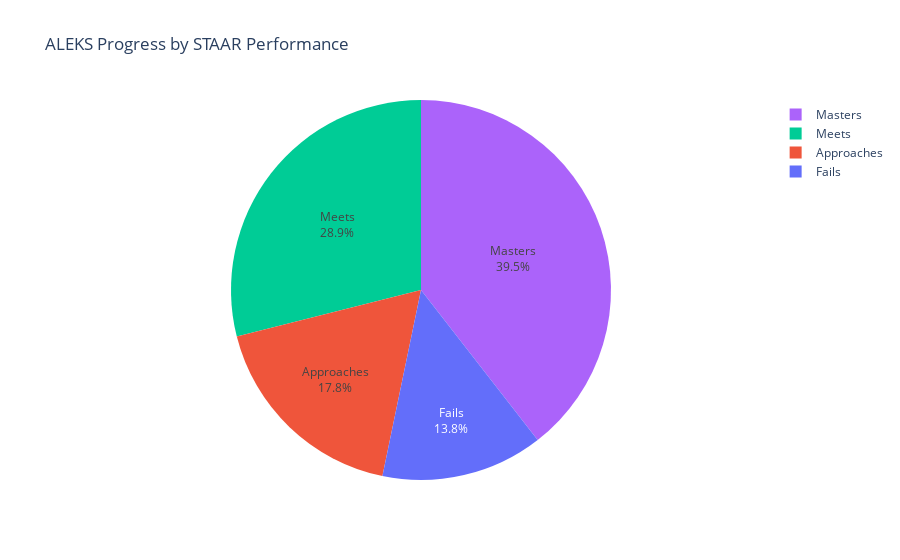

Source (notebook cell):
### Markdown cell above
## ALEKS Progress by STAAR Performance

### Code cell
fig2 = px.pie(df_new, values='Progress', names='STAAR Performance', 
              color='STAAR Performance', title='ALEKS Progress by STAAR Performance')

fig2.update_traces(textposition='inside', textinfo='percent+label')
fig2.show()

### Figure 1 — Plotly figure (JSON) as saved in the notebook; plotly's stock layout.template omitted (floating-point values rounded to 4 significant figures)
{"data": [{"customdata": [["Fails"], ["Approaches"], ["Meets"], ["Masters"]], "domain": {"x": [0, 1], "y": [0, 1]}, "hovertemplate": "STAAR Performance=%{customdata[0]}<br>Progress=%{value}<extra></extra>", "labels": ["Fails", "Approaches", "Meets", "Masters"], "legendgroup": "", "marker": {"colors": ["#636efa", "#EF553B", "#00cc96", "#ab63fa"]}, "name": "", "showlegend": true, "textinfo": "percent+label", "textposition": "inside", "type": "pie", "values": [0.247, 0.3192, 0.5189, 0.7078]}], "layout": {"legend": {"tracegroupgap": 0}, "title": {"text": "ALEKS Progress by STAAR Performance"}}}
